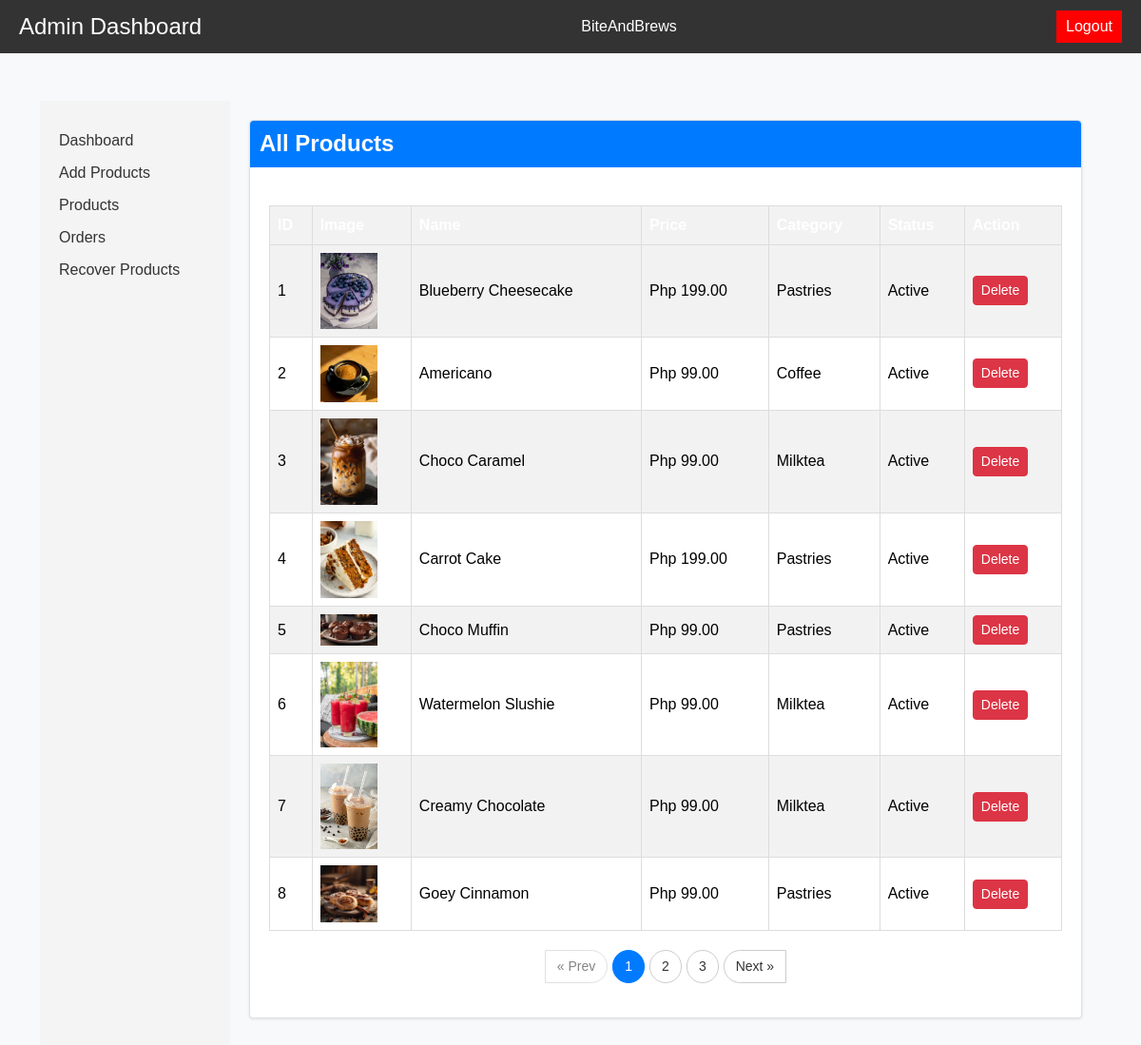
/admin/products.php, run on the app's committed database.
### tables this page shows
CREATE TABLE `products` (
  `product_id` int(11) NOT NULL,
  `product_name` varchar(70) NOT NULL,
  `product_category` varchar(70) NOT NULL,
  `product_description` varchar(120) NOT NULL,
  `product_img` varchar(70) NOT NULL,
  `product_img1` varchar(70) NOT NULL,
  `product_img2` varchar(70) NOT NULL,
  `product_img3` varchar(70) NOT NULL,
  `product_img4` varchar(70) NOT NULL,
  `product_price` decimal(10,2) NOT NULL,
  `is_deleted` int(11) NOT NULL
);

### admin/products.php (the view, shortened to what this page needs)
<?php
include_once "../conn/connection.php";
if (isset($_GET['page_no']) && $_GET['page_no'] != "") {
    $page_no = $_GET['page_no'];
} else {
    $page_no = 1;
}
$total_records_per_page = 8;
$offset = ($page_no-1) * $total_records_per_page;
$stmt1 = $conn->prepare("SELECT COUNT(*) AS total_records FROM products WHERE is_deleted = FALSE");
$stmt1->execute();
$stmt1->bind_result($total_records);
$total_no_of_pages = ceil($total_records/$total_records_per_page);
$stmt2 = $conn->prepare("SELECT * FROM products WHERE is_deleted = FALSE LIMIT $offset, $total_records_per_page");
$stmt2->execute();
$products = $stmt2->get_result();
?>
<!DOCTYPE html>
<html lang="en">
<head>
    <link rel="stylesheet" href="../css/bootstrap.css">
</head>
<body>
    <header>
        <div class="logo">Admin Dashboard</div>
        <nav>
            <ul>
                <li><span class="site-name">BiteAndBrews</span></li>
            </ul>
        </nav>
        <div class="logout">
            <a href="logout.php?logout=1"><button>Logout</button></a>
        </div>
    </header>
    <div class="container">
        <aside>
            <ul>
                <li><a href="dashboard.php">Dashboard</a></li>
                <li><a href="manage_product.php">Add Products</a></li>
                <li><a href="products.php">Products</a></li>
                <li><a href="orders.php">Orders</a></li>
                <li><a href="recover.php">Recover Products</a></li>
            </ul>
        </aside>
        <main>
            <div class="card">
                <h3 class="product-card-title">All Products</h3>
                <div class="card-body">
                    <table class="table table-striped table-bordered align-middle">
                        <thead class="table-dark">
                            <tr>
                                <th>ID</th>
                                <th>Image</th>
                                <th>Name</th>
                                <th>Price</th>
                                <th>Category</th>
                                <th>Status</th>
                                <th>Action</th>
                            </tr>
                        </thead>
                        <tbody>
                            <?php while($row = $products->fetch_assoc()) { ?>
                            <tr>
                                <td><?php echo $row['product_id']; ?></td>
                                <td><img src="../assets/imgs/<?php echo $row['product_img']; ?>" width="60"></td>
                                <td><?php echo $row['product_name']; ?></td>
                                <td>Php <?php echo number_format($row['product_price'], 2); ?></td>
                                <td><?php echo $row['product_category']; ?></td>
                                <td><?php echo $row['is_deleted'] ? "Deleted" : "Active"; ?></td>
                                <td>
                                    <a href="products.php?delete_id=<?php echo $row['product_id']; ?>"
                                       onclick="return confirm('Are you sure you want to hide this product?')">
                                       <button class="btn btn-danger btn-sm">Delete</button>
                                    </a>
                                </td>
                            </tr>
                            <?php } ?>
                        </tbody>
                    </table>
                    <nav aria-label="Product Page Navigation">
                        <ul class="product-pagination">
                            <li class="page-item <?php if($page_no <= 1){ echo 'disabled'; } ?>">
                                <a class="page-link"
                                   href="<?php if($page_no > 1){ echo "?page_no=".($page_no-1);} else {echo "#";} ?>">
                                   « Prev
                                </a>
                            </li>
                            <?php for($i=1; $i<=$total_no_of_pages; $i++){ ?>
                                <li class="page-item <?php if($page_no==$i){ echo 'active'; } ?>">
                                    <a class="page-link" href="?page_no=<?php echo $i; ?>">
                                        <?php echo $i; ?>
                                    </a>
                                </li>
                            <?php } ?>
                            <li class="page-item <?php if($page_no >= $total_no_of_pages){ echo 'disabled'; } ?>">
                                <a class="page-link"
                                   href="<?php if($page_no < $total_no_of_pages){ echo "?page_no=".($page_no+1);} else {echo "#";} ?>">
                                   Next »
                                </a>
                            </li>
                        </ul>
                    </nav>
                </div>
            </div>
        </main>
    </div>
</body>
</html>

### admin/products.php (style rules this page uses)
body { background-color: #f8f9fa; font-family: Arial, sans-serif; margin: 0; padding: 0; }
.container { margin-top: 50px; }
header { background-color: #333; color: #fff; display: flex; justify-content: space-between; align-items: center; padding: 10px 20px; }
header .logo { font-size: 24px; }
header nav ul { list-style: none; margin: 0; padding: 0; display: flex; }
header nav ul li { margin: 0 10px; }
header .logout button { background-color: #f00; color: #fff; border: none; padding: 5px 10px; cursor: pointer; }
.container { display: flex; flex: 1; }
aside { width: 200px; background-color: #f4f4f4; padding: 20px; }
aside ul { list-style: none; padding: 0; }
aside ul li { margin: 10px 0; }
aside ul li a { text-decoration: none; color: #333; }
main { flex: 1; padding: 20px; }
.card { border: 1px solid #dee2e6; border-radius: 0.25rem; box-shadow: 0 1px 3px rgba(0,0,0,0.1); margin-bottom: 20px; }
.product-card-title { font-size: 1.5rem; font-weight: bold; background-color: #007bff; color: white; padding: 10px; border-top-left-radius: 0.25rem; border-top-right-radius: 0.25rem; margin: 0; }
.card-body { padding: 20px; }
.table { width: 100%; border-collapse: collapse; margin-top: 20px; }
.table, .table th, .table td { border: 1px solid #ddd; }
.table th, .table td { padding: 8px; text-align: left; }
.table th { background-color: #f2f2f2; }
.product-pagination { display: flex; justify-content: center; list-style: none; padding-left: 0; margin-top: 20px; }
.product-pagination li { margin: 0 3px; }
.product-pagination .page-link { display: inline-block; padding: 6px 12px; border: 1px solid #ccc; border-radius: 20px; text-decoration: none !important; color: #333; font-size: 14px; background: #fff; transition: all 0.2s ease-in-out; }
.product-pagination .active .page-link { background: #007bff; color: #fff !important; border-color: #007bff; }
.product-pagination .disabled .page-link { pointer-events: none; opacity: 0.6; }

### data on the page
products: product_id "1", product_img (picture), product_name "Blueberry Cheesecake", product_price "199.00", product_category "Pastries", is_deleted "Active"
products: product_id "2", product_img (picture), product_name "Americano", product_price "99.00", product_category "Coffee", is_deleted "Active"
products: product_id "3", product_img (picture), product_name "Choco Caramel", product_price "99.00", product_category "Milktea", is_deleted "Active"
products: product_id "4", product_img (picture), product_name "Carrot Cake", product_price "199.00", product_category "Pastries", is_deleted "Active"
products: product_id "5", product_img (picture), product_name "Choco Muffin", product_price "99.00", product_category "Pastries", is_deleted "Active"
products: product_id "6", product_img (picture), product_name "Watermelon Slushie", product_price "99.00", product_category "Milktea", is_deleted "Active"
products: product_id "7", product_img (picture), product_name "Creamy Chocolate", product_price "99.00", product_category "Milktea", is_deleted "Active"
products: product_id "8", product_img (picture), product_name "Goey Cinnamon", product_price "99.00", product_category "Pastries", is_deleted "Active"
